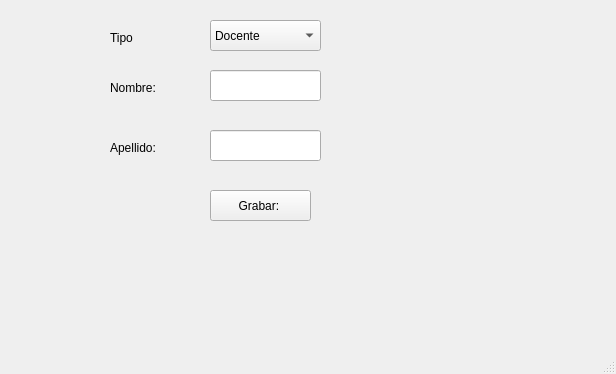
<?xml version="1.0" encoding="UTF-8"?>
<ui version="4.0">
 <class>vtn_principal</class>
 <widget class="QMainWindow" name="vtn_principal">
  <property name="geometry">
   <rect>
    <x>0</x>
    <y>0</y>
    <width>616</width>
    <height>374</height>
   </rect>
  </property>
  <property name="windowTitle">
   <string>Ventana Principal </string>
  </property>
  <widget class="QWidget" name="centralwidget">
   <widget class="QPushButton" name="btn_grabar">
    <property name="geometry">
     <rect>
      <x>210</x>
      <y>190</y>
      <width>101</width>
      <height>31</height>
     </rect>
    </property>
    <property name="text">
     <string>Grabar: </string>
    </property>
   </widget>
   <widget class="QLabel" name="lbl_nombre">
    <property name="geometry">
     <rect>
      <x>110</x>
      <y>80</y>
      <width>51</width>
      <height>16</height>
     </rect>
    </property>
    <property name="text">
     <string>Nombre:</string>
    </property>
   </widget>
   <widget class="QLabel" name="lbl_apellido">
    <property name="geometry">
     <rect>
      <x>110</x>
      <y>140</y>
      <width>51</width>
      <height>16</height>
     </rect>
    </property>
    <property name="text">
     <string>Apellido:</string>
    </property>
   </widget>
   <widget class="QLineEdit" name="txt_nombre">
    <property name="geometry">
     <rect>
      <x>210</x>
      <y>70</y>
      <width>111</width>
      <height>31</height>
     </rect>
    </property>
   </widget>
   <widget class="QLineEdit" name="txt_apellido">
    <property name="geometry">
     <rect>
      <x>210</x>
      <y>130</y>
      <width>111</width>
      <height>31</height>
     </rect>
    </property>
   </widget>
   <widget class="QComboBox" name="cb_tipo_persona">
    <property name="geometry">
     <rect>
      <x>210</x>
      <y>20</y>
      <width>111</width>
      <height>31</height>
     </rect>
    </property>
    <item>
     <property name="text">
      <string>Docente</string>
     </property>
    </item>
    <item>
     <property name="text">
      <string>Estudiante</string>
     </property>
    </item>
   </widget>
   <widget class="QLabel" name="lbl_tipo_persona">
    <property name="geometry">
     <rect>
      <x>110</x>
      <y>30</y>
      <width>51</width>
      <height>16</height>
     </rect>
    </property>
    <property name="text">
     <string>Tipo</string>
    </property>
   </widget>
  </widget>
  <widget class="QMenuBar" name="mnb_menu_principal">
   <property name="geometry">
    <rect>
     <x>0</x>
     <y>0</y>
     <width>616</width>
     <height>21</height>
    </rect>
   </property>
  </widget>
  <widget class="QStatusBar" name="stb_estado"/>
 </widget>
 <resources/>
 <connections/>
</ui>
